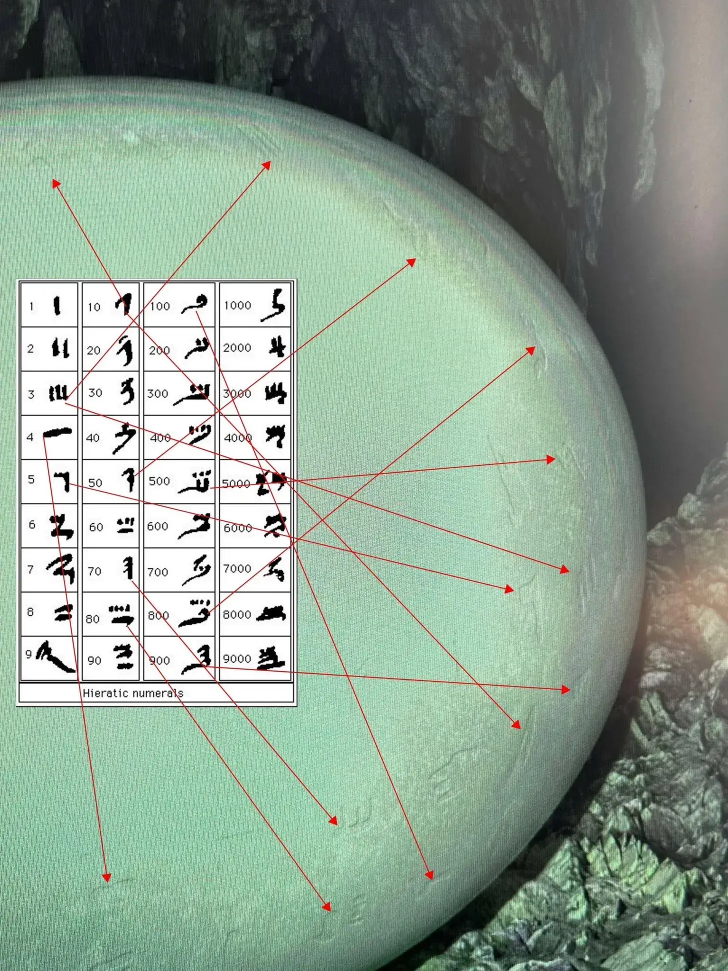
#> input picture hieratic/source/annotated.webp, 1456 x 1941 px (shown at 1/2 size); the run also reads 1 picture not shown here
$ python engravings.py   (older library calls are emulated)
#> lines starting #> are read from the running program, lines starting #| are printed output that depends on the picture; after the words box and inside, x2 and y2 are one past the last pixel; in counts of white or black regions, pixels touching at a corner belong together
#> in surfaces, a is the input picture: shape (1941, 1456, 3); mean B, G, R 145.7, 160.8, 142
### hieratic/scripts/pipeline.py
#!/usr/bin/env python3
"""
Rebuild the "egg craft / hieratic numerals" figures from the two source images.

  source/annotated.webp       the annotated image (chart + 13 red arrows), 1456x1941
  source/post_screenshot.webp the original post; the photo panel is crop x>=463, y>=116

Stages
  1. read the 13 red arrows and trace each one back to its cell in the numeral chart
  2. place the annotated frame onto the photo (transform below, see README)
  3. erase the arrows from the annotated image, restoring surface texture
  4. enhance the hull and render the three panels + positions.csv

usage:  python3 scripts/pipeline.py [outdir]
"""
import cv2, numpy as np, os, sys, math, json, csv

ROOT = os.path.dirname(os.path.dirname(os.path.abspath(__file__)))
OUT  = sys.argv[1] if len(sys.argv) > 1 else ROOT
SRC  = os.path.join(ROOT, 'source')
os.makedirs(OUT, exist_ok=True)
W, H = 1456, 1941
GOLD, INK, WHT = (38, 196, 255), (24, 24, 28), (252, 252, 252)
FD = cv2.FONT_HERSHEY_DUPLEX

# transform annotated -> photo panel: similarity, recovered by multi-scale template
# matching on the cave-rock texture (17 correspondences, 1.8 px rms).
S_, ROT_, TX_, TY_ = 0.25889, -2.318, 519.29, 389.93
_c, _s = math.cos(math.radians(ROT_)), math.sin(math.radians(ROT_))
A = np.array([[S_*_c, -S_*_s, TX_], [S_*_s, S_*_c, TY_]])

# chart geometry inside the annotated image (detected from its rules)
COLS = {1: (42, 155), 10: (165, 277), 100: (287, 429), 1000: (439, 581)}
HY   = [565, 653, 741, 830, 918, 1007, 1095, 1183, 1272, 1360]
CHART_BOX = (33, 555, 633, 1416)


def red_mask(img, r=100, d=35):
#> called with r = 95, d = 28
    B, G, R = (img[:, :, i].astype(int) for i in range(3))
    return ((R > r) & (R - G > d) & (R - B > d)).astype(np.uint8)
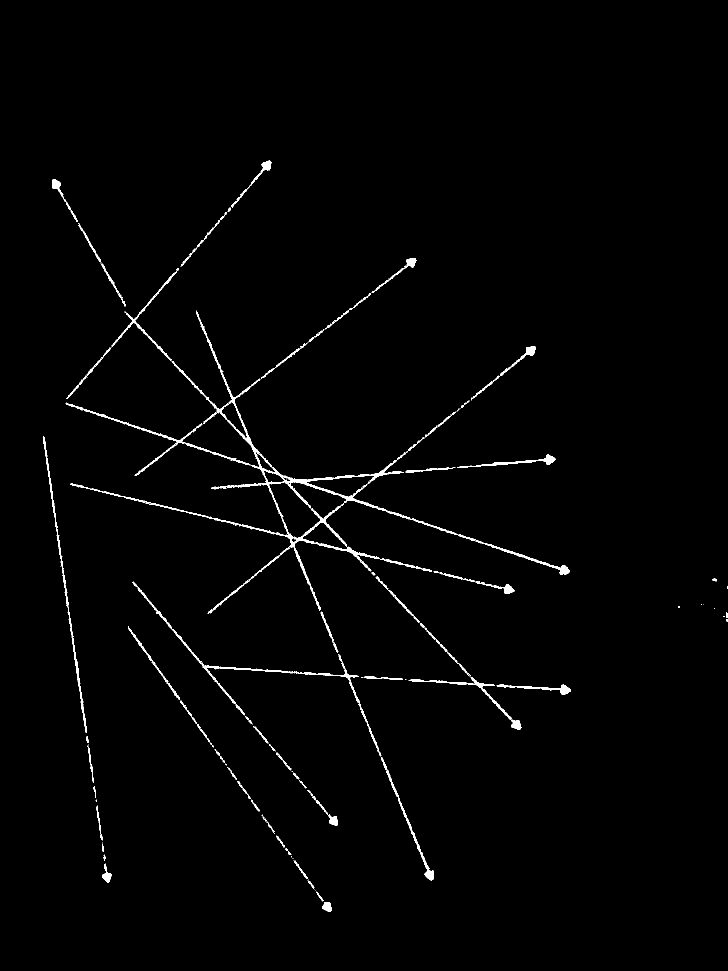
#> returned value: shape (1941, 1456) (shown at 1/2 size); values 0 (black) and 1 (white), 1.2% white; 119 white regions (37 under 20 px), largest, box (x1, y1, x2, y2) and area: (298, 621, 1140, 1228) 10941, (264, 1163, 763, 1513) 2517, (86, 872, 174, 1466) 1630


# [71 lines left out: functions find_arrows, extract_glyphs, not called in this run]


def erase_arrows(a):
    """Remove the red strokes: unbiased local mean + high-frequency texture donor."""
    af = a.astype(np.float32)
    red = cv2.dilate(red_mask(a, 95, 28), np.ones((5, 5), np.uint8))
#> red: shape (1941, 1456); values 0 (black) and 1 (white), 3.3% white; 16 white regions, largest, box (x1, y1, x2, y2) and area: (129, 319, 1144, 1763) 75314, (84, 870, 176, 1468) 4780, (254, 1251, 522, 1625) 3915
    keep = (1 - red).astype(np.float32)
    lo = (cv2.GaussianBlur(af*keep[:, :, None], (0, 0), 6.0) /
          (cv2.GaussianBlur(keep, (0, 0), 6.0)[:, :, None] + 1e-6))
    hf = af - cv2.GaussianBlur(af, (0, 0), 3.0)
    need = red > 0
    filled = np.zeros_like(hf); done = np.zeros(red.shape, bool)
    for dy, dx in ([(0, d) for d in (26, -26, 40, -40, 58, -58, 80, -80)] +
                   [(d, 0) for d in (26, -26, 40, -40, 58, -58)]):
        take = need & ~done & np.roll(~need, (dy, dx), axis=(0, 1))
        if not take.any():
            continue
        filled[take] = np.roll(hf, (dy, dx), axis=(0, 1))[take]; done |= take
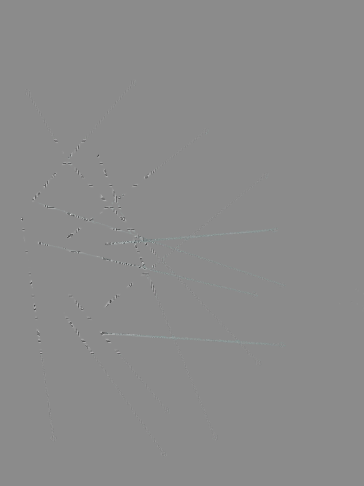
#> filled: shape (1941, 1456, 3) float32 (shown at 1/4 size); mean B, G, R 0.1, 0.1, 0; drawn with min black and max white
    rem = need & ~done
#> rem: shape (1941, 1456) bool; every value is 0
    if rem.any():
        filled[rem] = np.random.default_rng(0).normal(
            0, float(hf[~need].std()), size=(int(rem.sum()), 3))
    soft = cv2.GaussianBlur(red.astype(np.float32), (0, 0), 1.6)[:, :, None]
    return np.clip(af*(1-soft) + (lo+filled)*soft, 0, 255).astype(np.uint8)
#> returned value: shape (1941, 1456, 3)


def hull_ellipse(photo):
    """Fit the hull outline by radial edge search + RANSAC."""
    g = cv2.GaussianBlur(cv2.cvtColor(photo, cv2.COLOR_BGR2GRAY), (0, 0), 3).astype(np.float32)
    hh, ww = g.shape; c, pts = (490, 700), []
    for k in range(720):
        th = 2*np.pi*k/720; d = np.array([math.cos(th), math.sin(th)])
        rs = np.arange(60, 520, 1.0)
        xs, ys = c[0]+d[0]*rs, c[1]+d[1]*rs
        ok = (xs > 2) & (xs < ww-3) & (ys > 2) & (ys < hh-3)
        if ok.sum() < 40 or not ok[:40].all():
            continue
        last = int(np.argmax(~ok)) if (~ok).any() else len(ok)
        if last < 60:
            continue
        xs, ys = xs[:last], ys[:last]
        prof = cv2.remap(g, xs.astype(np.float32).reshape(-1, 1),
                         ys.astype(np.float32).reshape(-1, 1), cv2.INTER_LINEAR).ravel()
        d1 = np.gradient(prof); i = int(np.argmin(d1))
        if 8 <= i <= len(prof)-6 and -d1[i] >= 1.2:
            pts.append((xs[i], ys[i]))
    XY = np.array(pts, np.float32)

    def dist(e):
        (cx, cy), (MA, ma), ang = e; t = math.radians(ang)
        R = np.array([[math.cos(t), math.sin(t)], [-math.sin(t), math.cos(t)]])
        q = (XY - [cx, cy]) @ R.T
        return (np.sqrt((q[:, 0]/(MA/2))**2 + (q[:, 1]/(ma/2))**2) - 1) * ((MA+ma)/4)
    rng = np.random.default_rng(0); best = None
    for _ in range(4000):
        try: e = cv2.fitEllipse(XY[rng.choice(len(XY), 6, replace=False)])
        except cv2.error: continue
        if not (20 < e[1][0] < 3000 and 20 < e[1][1] < 3000):
            continue
        n = int((np.abs(dist(e)) < 3.0).sum())
        if best is None or n > best[0]: best = (n, e)
    e = best[1]
    for _ in range(12):
        k = np.abs(dist(e)) < 4.5
        if k.sum() < 10: break
        e = cv2.fitEllipse(XY[k])
    return e


def fit_text(t, mw, base=1.0, th=2):
    s = base
    while s > 0.2:
        (tw, tht), _ = cv2.getTextSize(t, FD, s, th)
        if tw <= mw: return s, tw, tht
        s -= 0.02
    return s, 0, 0


# [208 lines left out: functions glyph_card, main, not called in this run]


# [2 lines that do not run on import are left out]

### hieratic/scripts/channel.py
import cv2, numpy as np, math

def _rot(img, ang):
    h,w=img.shape[:2]; d=int(math.hypot(h,w))+4
    M=cv2.getRotationMatrix2D((w/2,h/2),ang,1.0)
    M[0,2]+=d/2-w/2; M[1,2]+=d/2-h/2
    return cv2.warpAffine(img,M,(d,d),flags=cv2.INTER_NEAREST),M

def _unrot(img,M,shape):
    return cv2.warpAffine(img,cv2.invertAffineTransform(M),(shape[1],shape[0]),flags=cv2.INTER_NEAREST)

# [8 lines left out: function scan_gaps, not called in this run]

def channel_between(SD,HL,ang,Wmax):
    """Pixels with a shadow rim behind and a highlight rim ahead along +u,
    closer together than Wmax: the incised channel itself, not its rims."""
    A,M=_rot(SD.astype(np.uint8),ang); B,_=_rot(HL.astype(np.uint8),ang)
    H,W=A.shape; ar=np.arange(W)
    idx=np.where(A>0,ar[None,:],-1)
    last=np.maximum.accumulate(idx,axis=1)                 # nearest shadow at or before x
    back=np.where(last>=0,ar[None,:]-last,10**6)
    nxt=np.minimum.accumulate(np.where(B>0,ar[None,:],10**6)[:,::-1],axis=1)[:,::-1]
    fwd=np.where(nxt<10**6,nxt-ar[None,:],10**6)           # nearest highlight at or after x
    ch=(((back+fwd)<=Wmax)&(back<10**6)&(fwd<10**6)).astype(np.uint8)
    return _unrot(ch,M,SD.shape)

### hieratic/scripts/engravings.py
#!/usr/bin/env python3
"""
Detect and trace the engravings on the hull, without assuming any script.

Method
  1. arrows erased and the hull enhanced (shared with pipeline.py)
  2. Hessian ridge filter (Frangi) run at BOTH polarities, sigma 3/5/7/9.
     These marks are relief: raking light gives each one a shadow on one side
     and a highlight on the other, ~4 px apart.  Taking only the dark ridge
     traces the shadow and throws away half the mark, so both are detected and
     the pair is closed into one solid body.
  3. thresholds are taken RELATIVE to a local ridge-response floor, because the
     striping raises that floor unevenly across the hull
  4. hysteresis -> geodesic reconstruction -> oriented closing, so each groove
     comes out as one connected stroke rather than a dashed line
  5. strokes grouped into mark groups, ranked by contrast against the local floor

usage:  python3 scripts/engravings.py [outdir]
"""
import cv2, numpy as np, os, sys, math, json, csv
sys.path.insert(0, os.path.dirname(os.path.abspath(__file__)))
from pipeline import (erase_arrows, hull_ellipse, A, CHART_BOX, fit_text, FD,
                      ROOT, W, H)
from channel import channel_between

OUT = sys.argv[1] if len(sys.argv) > 1 else ROOT
SRC = os.path.join(ROOT, 'source')
os.makedirs(OUT, exist_ok=True)
SCALE = 0.25889                      # this frame -> source-photo pixels
WHT = (252, 252, 252)
TIER = {'strong': (60, 190, 255), 'moderate': (110, 175, 110), 'weak': (150, 150, 150)}


def frangi_dark(I, scales=(3.0, 5.0, 7.0, 9.0), beta=0.5):
    """Ridge response for dark line structures on a brighter background."""
    out = np.zeros_like(I, np.float32)
    for s in scales:
        L = cv2.GaussianBlur(I, (0, 0), s)
        Lxx = cv2.Sobel(L, cv2.CV_32F, 2, 0, ksize=5)*(s**2)
        Lyy = cv2.Sobel(L, cv2.CV_32F, 0, 2, ksize=5)*(s**2)
        Lxy = cv2.Sobel(L, cv2.CV_32F, 1, 1, ksize=5)*(s**2)
        tmp = np.sqrt(np.maximum((Lxx-Lyy)**2 + 4*Lxy**2, 0))
        l1, l2 = 0.5*(Lxx+Lyy+tmp), 0.5*(Lxx+Lyy-tmp)
        sw = np.abs(l1) > np.abs(l2)
        lo, hi = np.where(sw, l2, l1), np.where(sw, l1, l2)
        S = np.sqrt(lo**2 + hi**2); c = 0.5*S.max()
        Rb = np.abs(lo)/(np.abs(hi)+1e-6)
        Vv = np.exp(-Rb**2/(2*beta**2))*(1-np.exp(-S**2/(2*c**2+1e-9)))
        Vv[hi <= 0] = 0                       # dark grooves only
        out = np.maximum(out, Vv)
    return out


def tier(r):
    # cuts on rel_contrast: the contrast of the figure's RIMS over the local
    # ridge-response floor.  Calibrated to the observed spread (1.9 - 5.5); the
    # floor is raised by including the highlight channel, so these sit lower
    # than a shadow-only run would put them.
    return 'strong' if r >= 4.3 else ('moderate' if r >= 3.1 else 'weak')


def surfaces():
    a = cv2.imread(os.path.join(SRC, 'annotated.webp'))
    clean = erase_arrows(a)
    g = cv2.cvtColor(clean, cv2.COLOR_BGR2GRAY)
    _, egg = cv2.threshold(cv2.GaussianBlur(g, (9, 9), 0), 0, 1,
                           cv2.THRESH_BINARY + cv2.THRESH_OTSU)
#> egg: shape (1941, 1456); values 0 (black) and 1 (white), 67.3% white; 446 black regions (271 under 20 px), largest, box (x1, y1, x2, y2) and area: (0, 0, 1456, 1941) 869489, (37, 561, 588, 1369) 6964, (68, 1893, 147, 1941) 1559
    egg = cv2.morphologyEx(egg, cv2.MORPH_CLOSE, np.ones((35, 35), np.uint8))
#> egg: shape (1941, 1456); values 0 (black) and 1 (white), 72.6% white; 9 black regions, largest, box (x1, y1, x2, y2) and area: (0, 0, 1456, 1941) 705674, (1066, 1804, 1286, 1941) 18737, (1287, 1465, 1456, 1625) 16694
    n, lab, st, _ = cv2.connectedComponentsWithStats(egg, 8)
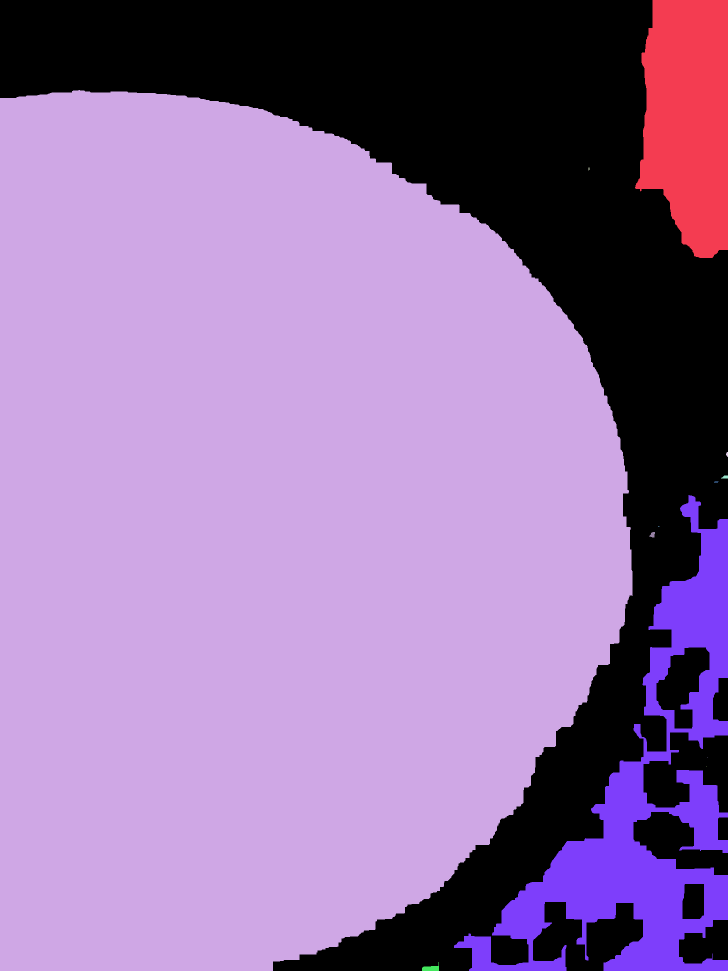
#> lab: shape (1941, 1456) int32 (shown at 1/2 size); 13 distinct labels, from 0 to 12; one colour per label, 0 black
#> n = 13; st = 13 rows, first 6: [0, 0, 1456, 1941, 775383], [1270, 0, 186, 516, 76443], [0, 180, 1266, 1761, 1835375], [1177, 335, 2, 6, 11], [1452, 904, 4, 10, 29], [1442, 951, 14, 6, 65]
    egg = (lab == 1 + int(np.argmax(st[1:, cv2.CC_STAT_AREA]))).astype(np.uint8)
#> egg: shape (1941, 1456); values 0 (black) and 1 (white), 64.9% white; 1 black region, box (x1, y1, x2, y2) and area: (0, 0, 1456, 1941) 990721
    soft = cv2.GaussianBlur(cv2.erode(egg, np.ones((9, 9), np.uint8)), (0, 0), 12).astype(np.float32)
#> soft: shape (1941, 1456) float32; values 0 (black) and 1 (white), 64.4% white; 1 black region, box (x1, y1, x2, y2) and area: (0, 0, 1456, 1941) 1005996

    lb = cv2.cvtColor(clean, cv2.COLOR_BGR2LAB); L = lb[:, :, 0].astype(np.float32)
    D = cv2.GaussianBlur(L, (0, 0), 2.6) - cv2.GaussianBlur(L, (0, 0), 34.)
    L2 = cv2.createCLAHE(1.1, (16, 16)).apply(L.astype(np.uint8)).astype(np.float32)
    o = lb.copy(); o[:, :, 0] = np.clip(L2 + (1.0+2.4*soft)*D, 0, 255).astype(np.uint8)
    for ch in (1, 2):
        o[:, :, ch] = np.clip(128+(o[:, :, ch].astype(np.float32)-128)*0.30, 0, 255).astype(np.uint8)
#> o: shape (1941, 1456, 3); mean of channels 0, 1, 2 151.4, 124.7, 129.3
    enh = cv2.cvtColor(o, cv2.COLOR_LAB2BGR)
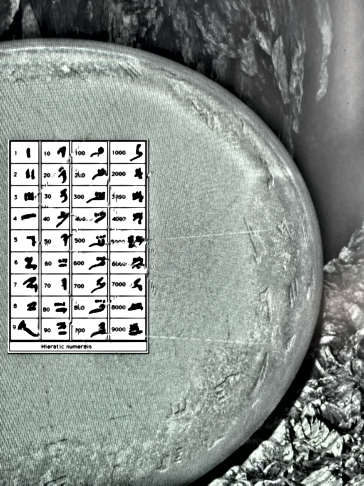
#> enh: shape (1941, 1456, 3) (shown at 1/4 size); mean B, G, R 143.7, 147.9, 141

    valid = cv2.erode(egg, np.ones((3, 3), np.uint8), iterations=9)
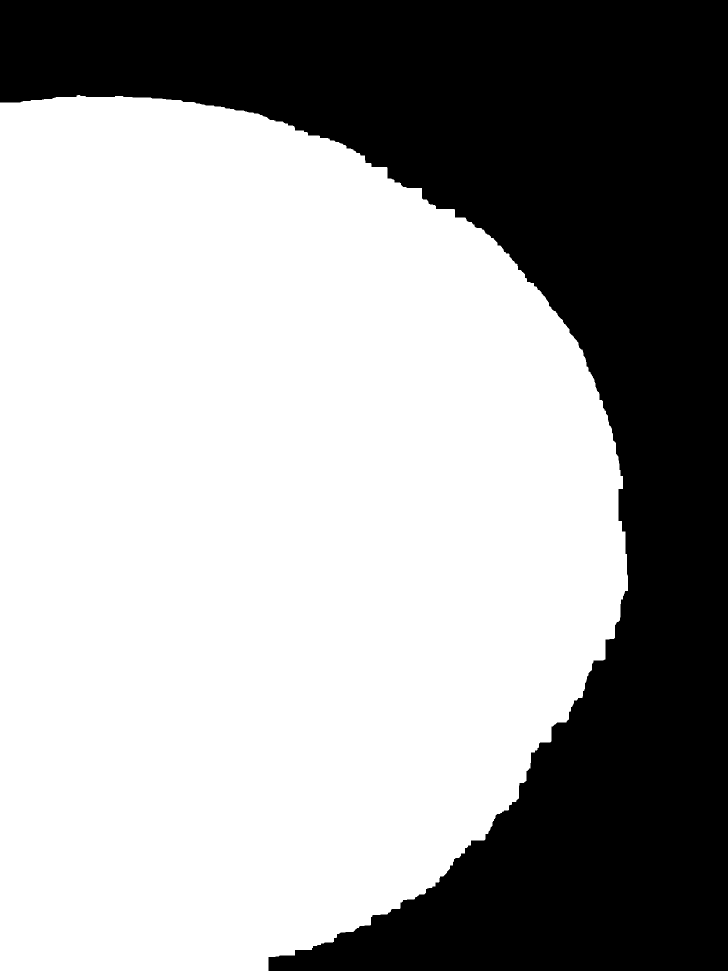
#> valid: shape (1941, 1456) (shown at 1/2 size); values 0 (black) and 1 (white), 63.7% white; 1 black region, box (x1, y1, x2, y2) and area: (0, 0, 1456, 1941) 1024698
    x0, y0, x1, y1 = CHART_BOX2
    valid[y0:y1, x0:x1] = 0               # the source chart hides this patch
#> valid: shape (1941, 1456); values 0 (black) and 1 (white), 44.3% white; 1 white region, box (x1, y1, x2, y2) and area: (0, 190, 1256, 1941) 1251289
    return clean, enh, egg, valid


CHART_BOX2 = (22, 545, 645, 1428)         # chart footprint, with margin
LIGHT_AZ = 180.0        # hull shading puts the light to the left (+-20 deg)
PAIR_AXIS = -5.0        # measured mean shadow->highlight direction, near +x
SCAN_SPAN, SCAN_STEP = 45, 15    # pair across a fan of directions, not just one
CHAN_W = 22             # widest rim-to-rim gap counted as one channel, px
RIM_PCT = 92.0          # percentile of the ridge response that counts as a rim
DARK_SIGMA = 3.0        # smooth to the stroke's scale before calling a pixel dark
DARK_Z = -1.0           # z of flattened luminance below which a stroke is a cut edge
C_SHADOW = (70, 70, 255)     # BGR, shadow side
C_BOUND = (40, 40, 210)      # BGR, the cut edge, over the photo
C_INNER = (170, 235, 190)    # BGR, the channel interior, over the photo
C_BOUND_F = (24, 24, 28)     # the cut edge, on white
C_INNER_F = (198, 198, 204)  # the channel interior, on white
C_FIG = (36, 36, 42)         # the incised figure, on white
C_FIG_HI = (70, 210, 120)    # the incised figure, over the photo


def detect(clean, valid):
    """Trace the incised marks, respecting their own boundaries.

    A deep dark stroke is where the surface drops - it is the EDGE of the
    incision, and nothing should be filled across it.  So:

      boundary  the deep dark strokes, thresholded at the stroke's own scale
                (a pixel-level threshold only picks up screen speckle).  Kept
                only where a lit rim lies nearby, which is what distinguishes a
                cut edge from a stain.
      interior  the channel between a shadowed rim and a lit rim, CUT at the
                boundary strokes and required to touch one, so a fill can never
                run across an edge into the next mark.

    Returns (boundary, interior, figure, groups).
    """
    g = cv2.cvtColor(clean, cv2.COLOR_BGR2GRAY).astype(np.float32)
#> (the rest of the program and of its run is left out)
